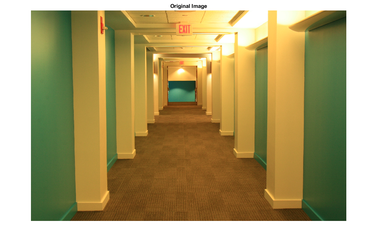
%> input picture Discussion/Lecture_3_dicussion_color_balance/BW1.png, 378 x 244 px, shrunk from 1050 x 677 before the run
$ octave MaximumValBalance.m   (GNU Octave 9; MATLAB toolbox functions it lacks are replaced by stand-ins)
%> lines starting %> are read from the running program, lines starting %| are printed output that depends on the picture
% Test AWB
clear; clc;
close all;
I = imread('BW1.png');
%> I is the input picture: size 244x378x3 uint8; mean R, G, B 175.3, 161.4, 115.2
p=29;%BW2
p=32;%BW1

[iR, iG, iB] = EstimateIlluminantRGB(I, p);
if iR==0
%     iR=iG/1.5+iB/2;%BW1
    iR=iG/2+iB/2;%BW2&3
end
iEstm = [iR, iG, iB];
iEstm
% iEstm = EstimateIlluminantRGB(I, p);
K = ComputeGainFactorMatrix(iEstm);

O=uint8(zeros([size(I,1),size(I,2)]));
[M,N,L] = size(I);
p=7;
for i = 1:M
    for j = 1:N
        Fxy=double([I(i,j,1), I(i,j,2), I(i,j,3)]');
%         K
        FWB=K*Fxy;
        for p=1:3
            O(i,j,p) = uint8(FWB(p));
        end
    end
end

subplot(1,2,1), imshow(I);
%     subplot(1,3,2), imshow(J);
subplot(1,2,2), imshow(O);
% % imwrite(O, strcat('BW3_', num2str(p(i)), '.png'))
% % figure,imshow(double(O),[]);
saveas(gcf,'/Users/mac/Desktop/my/DIP/Discussion/Lecture_3_dicussion_color_balance/BW1MVBalance.jpg');


function [Rc, Gc, Bc] = EstimateIlluminantRGB(I, p)
%> called with p = 32

    R = I(:,:,1);
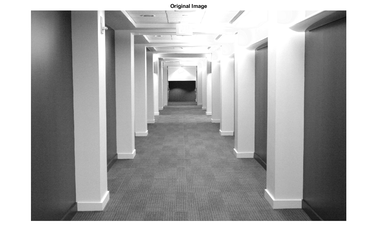
%> R: size 244x378 uint8; min 7, max 255, mean 175.3
    G = I(:,:,2);
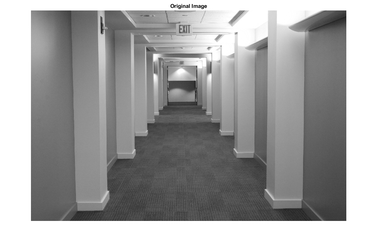
%> G: size 244x378 uint8; min 25, max 255, mean 161.4
    B = I(:,:,3);
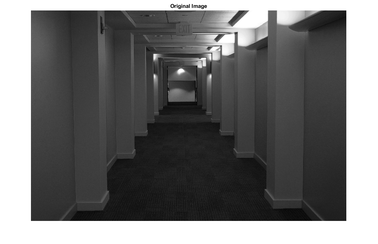
%> B: size 244x378 uint8; min 0, max 255, mean 115.2

    % Estimate Illuminant
    Rc = EstimateIlluminantGrey(R, p);
%> in EstimateIlluminantGrey, `histI = imhist(I);`: histI = 256 values, max 27447 at index 256, min 0 at index 1, mean 360.3
%> in EstimateIlluminantGrey, `Imin = min(min(I));`: Imin = 7
%> in EstimateIlluminantGrey, `Imax = max(max(I));`: Imax = 255
%> the loop in EstimateIlluminantGrey, `for k=Imin:(Imax-1)` made 246 passes
%> (cnt1, cnt2) on passes 1 to 3: (92232, 92231), (92231, 92230), (92230, 92227)
%> after the loop in EstimateIlluminantGrey, `for k=Imin:(Imax-1)`: Ic = 252
%> Rc = 252
    Gc = EstimateIlluminantGrey(G, p);
%> the loop in EstimateIlluminantGrey (call 2), `for k=Imin:(Imax-1)` made 186 passes
%> (cnt1, cnt2) on passes 1 to 3: (92232, 92231), (92231, 92231), (92231, 92231)
%> Gc = 210
    Bc = EstimateIlluminantGrey(B, p);
    Rc
%> Rc = 252
%> `iEstm`: iEstm = [252 210 108]
end

function Ic = EstimateIlluminantGrey(I, p)
    Ic = 0;

    L = 256;
    sz = size(I);

    pxlTh = (p*sz(1)*sz(2))/100;
    histI = imhist(I);

    Imin = min(min(I));
    Imax = max(max(I));

    % Run the loop from 0 to L-2 or Imin to Imax-1
    for k=Imin:(Imax-1)

        % Total number of pixels from k to L-1
        j = double(k+1); % Since MATLAB follows 1 indexing
        cnt1 = sum(histI(j:L));

        % Total number of pixels from k+1 to L-1
        j = j+1; % from the next grey value
        cnt2 = sum(histI(j:L));

        if( (cnt1 > pxlTh) && (cnt2 < pxlTh) )
            Ic = k;
             break;
        end
    end
end

function [K] = ComputeGainFactorMatrix(iEstm)
%> after the loop `for i = 1:M`:
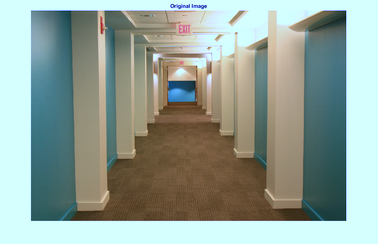
%> O: size 244x378x3 uint8; mean R, G, B 146.3, 161.4, 152.8

    % k(r,g,b) = ig / i(r,g,b)
    iEstm = double(iEstm);

    iEstm_R = iEstm(1);
    iEstm_G = iEstm(2);
    iEstm_B = iEstm(3);

    iRef_R = iEstm_G;
    iRef_G = iEstm_G;
    iRef_B = iEstm_G;

    Kr = iRef_R / iEstm_R;
    Kg = iRef_G / iEstm_G;
    Kb = iRef_B / iEstm_B;

    K = [Kr, 0, 0;
          0, Kg, 0;
          0, 0, Kb];

end

$ run again, with Discussion/Lecture_3_dicussion_color_balance/BW2.png copied over Discussion/Lecture_3_dicussion_color_balance/BW1.png
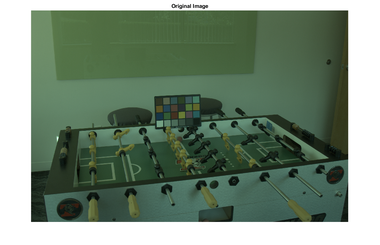
%> input picture Discussion/Lecture_3_dicussion_color_balance/BW2.png, 380 x 245 px, shrunk from 1055 x 680 before the run
%> I is the input picture: size 245x380x3 uint8; mean R, G, B 120, 138.6, 120.6
%> in EstimateIlluminantRGB, `B = I(:,:,3);`:
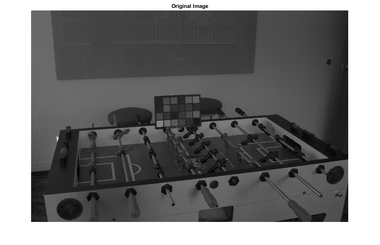
%> B: size 245x380 uint8; min 0, max 255, mean 120.6
%> histI = 256 values, max 23928 at index 256, min 0 at index 134, mean 363.7
%> Imin = 0
%> Imax = 255
%> the loop in EstimateIlluminantGrey, `for k=Imin:(Imax-1)` made 102 passes
%> (cnt1, cnt2) on passes 1 to 8: (93100, 93098), (93098, 93094), (93094, 93089), (93089, 93079), (93079, 93056), (93056, 93010), (93010, 92946), (92946, 92870)
%> after the loop in EstimateIlluminantGrey, `for k=Imin:(Imax-1)`: Ic = 101
%> the loop in EstimateIlluminantGrey (call 2), `for k=Imin:(Imax-1)` made 133 passes
%> (cnt1, cnt2) on passes 1 to 8: (93100, 93099), (93099, 93098), (93098, 93098), (93098, 93094), (93094, 93091), (93091, 93086), (93086, 93074), (93074, 93068)
%> Gc = 134
%> in EstimateIlluminantRGB, `Rc`: Rc = 101
%> iEstm = [101 134 105]
%> after the loop `for i = 1:M`:
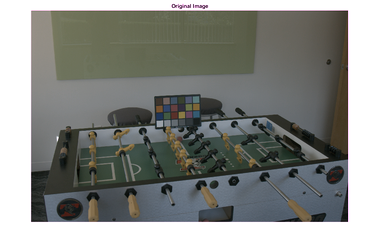
%> O: size 245x380x3 uint8; mean R, G, B 136.4, 138.6, 134.7
